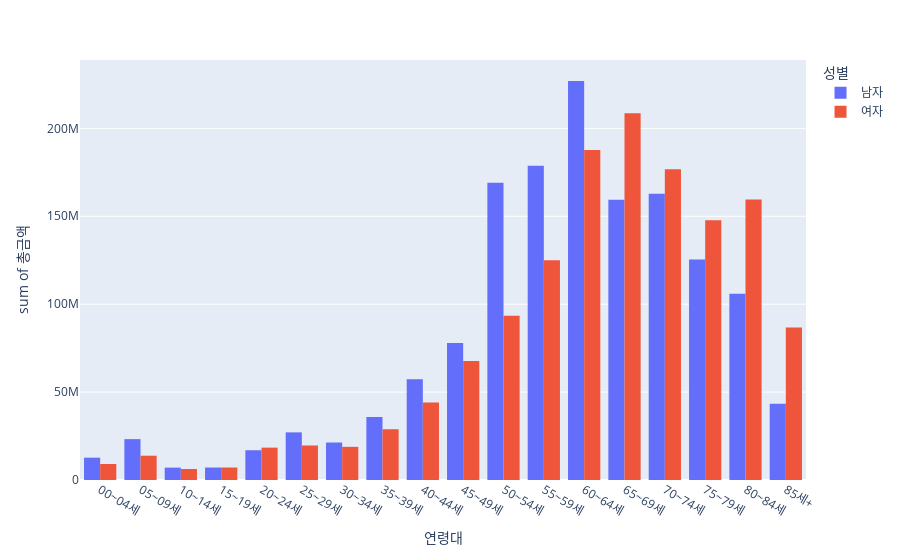

The cell this chart's notebook holds for it:
### Markdown cell above
#### plotly로 그려보기

### Code cell
px.histogram(금액나이성별df, x="연령대", y="총금액",color="성별", barmode="group")

### Figure 1 — Plotly figure (JSON) as saved in the notebook; plotly's stock layout.template omitted (floating-point values rounded to 4 significant figures)
{"data": [{"alignmentgroup": "True", "bingroup": "x", "histfunc": "sum", "hovertemplate": "성별=남자<br>연령대=%{x}<br>sum of 총금액=%{y}<extra></extra>", "legendgroup": "남자", "marker": {"color": "#636efa", "pattern": {"shape": ""}}, "name": "남자", "offsetgroup": "남자", "orientation": "v", "showlegend": true, "type": "histogram", "x": ["00~04세", "05~09세", "10~14세", "15~19세", "20~24세", "25~29세", "30~34세", "35~39세", "40~44세", "45~49세", "50~54세", "55~59세", "60~64세", "65~69세", "70~74세", "75~79세", "80~84세", "85세+"], "xaxis": "x", "y": [12702528, 23248333, 7034252, 7084420, 16933754, 27092791, 21326940, 35809489, 57310385, 77861825, 169070885, 178752458, 226945343, 159341963, 162787176, 125438163, 105955171, 43344985], "yaxis": "y"}, {"alignmentgroup": "True", "bingroup": "x", "histfunc": "sum", "hovertemplate": "성별=여자<br>연령대=%{x}<br>sum of 총금액=%{y}<extra></extra>", "legendgroup": "여자", "marker": {"color": "#EF553B", "pattern": {"shape": ""}}, "name": "여자", "offsetgroup": "여자", "orientation": "v", "showlegend": true, "type": "histogram", "x": ["00~04세", "05~09세", "10~14세", "15~19세", "20~24세", "25~29세", "30~34세", "35~39세", "40~44세", "45~49세", "50~54세", "55~59세", "60~64세", "65~69세", "70~74세", "75~79세", "80~84세", "85세+"], "xaxis": "x", "y": [9097690, 13824255, 6243524, 7098619, 18411640, 19627964, 18869080, 28873653, 44094646, 67644871, 93387815, 125005695, 187770014, 208661009, 176729225, 147788546, 159574003, 86731944], "yaxis": "y"}], "layout": {"barmode": "group", "legend": {"title": {"text": "성별"}, "tracegroupgap": 0}, "margin": {"t": 60}, "xaxis": {"anchor": "y", "domain": [0, 1], "title": {"text": "연령대"}}, "yaxis": {"anchor": "x", "domain": [0, 1], "title": {"text": "sum of 총금액"}}}}
